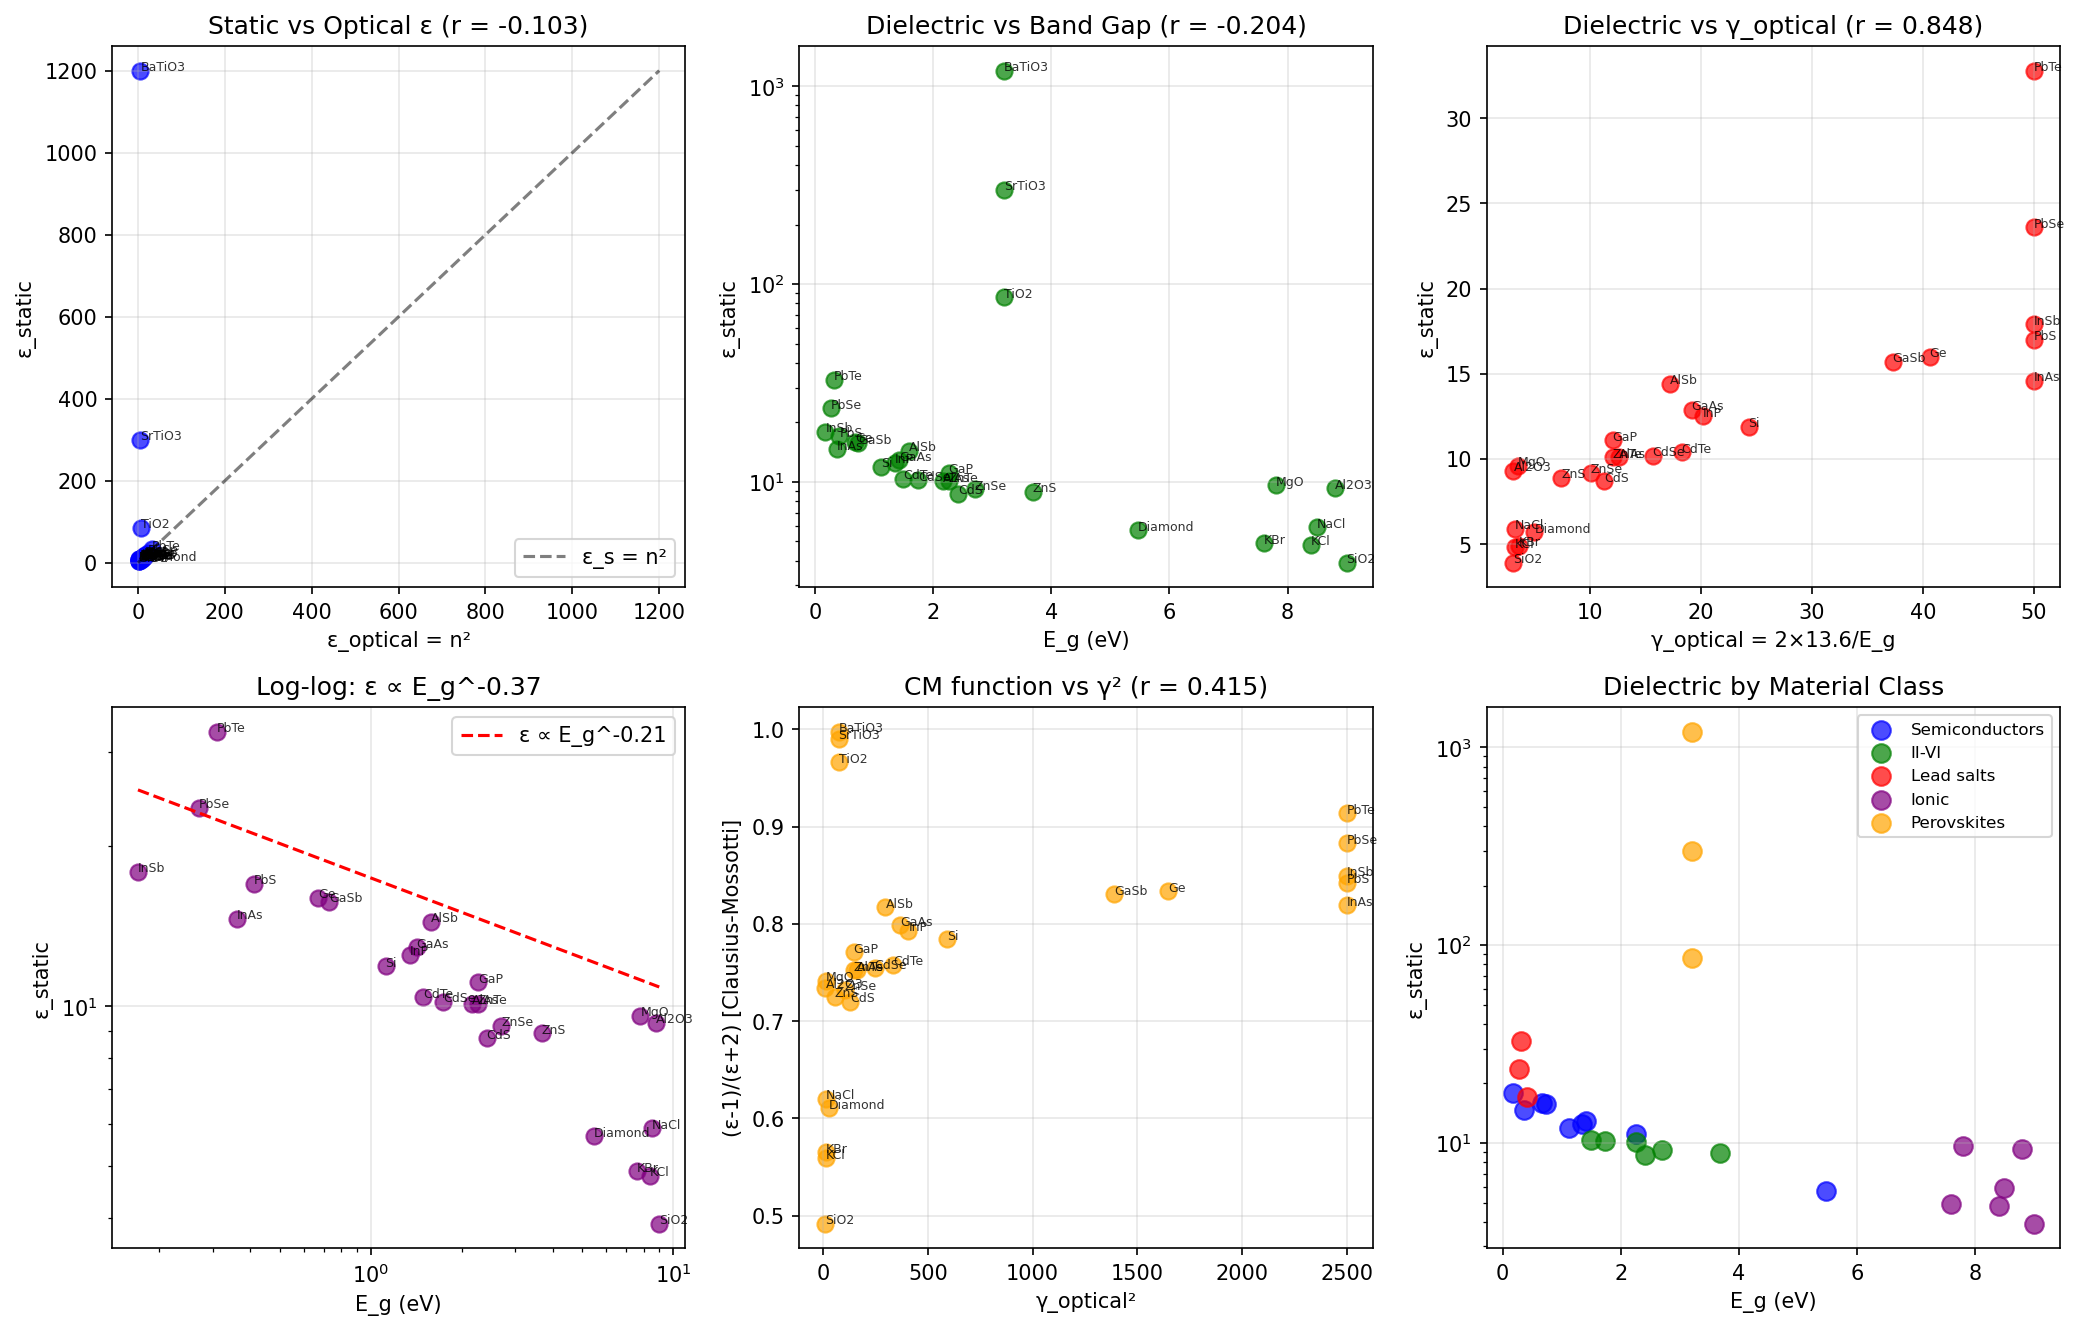

Python code for this plot:
"""
Session #91: Dielectric Constant and Optical Coherence

Hypothesis: Static dielectric constant ε relates to coherence through
the Clausius-Mossotti relation and γ_optical.

Key relationships:
- Clausius-Mossotti: (ε-1)/(ε+2) = (4π/3) × n × α
- Where n = number density, α = polarizability
- From Session #85: α ∝ γ_optical^3.4

For optical frequency:
- Refractive index n² = ε (at optical freq)
- Session #76: n ∝ γ^(1/4) via Moss's rule

Coherence prediction:
- ε_static should correlate with γ_optical
- Higher polarizability (higher γ_optical) → higher ε
"""

import numpy as np
import matplotlib.pyplot as plt
from scipy import stats

# =============================================================================
# DIELECTRIC CONSTANT DATA
# Sources: CRC Handbook, various literature
# =============================================================================

# ε_r = relative permittivity (static dielectric constant)
materials = {
    # Elemental semiconductors
    'Diamond': {'eps_r': 5.7, 'n': 2.42, 'E_g': 5.47, 'theta_D': 1860},
    'Si': {'eps_r': 11.9, 'n': 3.44, 'E_g': 1.12, 'theta_D': 645},
    'Ge': {'eps_r': 16.0, 'n': 4.00, 'E_g': 0.67, 'theta_D': 374},

    # III-V compounds
    'GaAs': {'eps_r': 12.9, 'n': 3.30, 'E_g': 1.42, 'theta_D': 344},
    'GaP': {'eps_r': 11.1, 'n': 2.90, 'E_g': 2.26, 'theta_D': 445},
    'GaSb': {'eps_r': 15.7, 'n': 3.82, 'E_g': 0.73, 'theta_D': 265},
    'InAs': {'eps_r': 14.6, 'n': 3.52, 'E_g': 0.36, 'theta_D': 249},
    'InP': {'eps_r': 12.5, 'n': 3.10, 'E_g': 1.35, 'theta_D': 321},
    'InSb': {'eps_r': 17.9, 'n': 3.96, 'E_g': 0.17, 'theta_D': 202},
    'AlAs': {'eps_r': 10.1, 'n': 2.87, 'E_g': 2.16, 'theta_D': 417},
    'AlSb': {'eps_r': 14.4, 'n': 3.30, 'E_g': 1.58, 'theta_D': 292},

    # II-VI compounds
    'ZnS': {'eps_r': 8.9, 'n': 2.36, 'E_g': 3.68, 'theta_D': 340},
    'ZnSe': {'eps_r': 9.2, 'n': 2.57, 'E_g': 2.70, 'theta_D': 271},
    'ZnTe': {'eps_r': 10.1, 'n': 2.72, 'E_g': 2.26, 'theta_D': 223},
    'CdS': {'eps_r': 8.7, 'n': 2.50, 'E_g': 2.42, 'theta_D': 215},
    'CdSe': {'eps_r': 10.2, 'n': 2.55, 'E_g': 1.74, 'theta_D': 181},
    'CdTe': {'eps_r': 10.4, 'n': 2.67, 'E_g': 1.49, 'theta_D': 158},

    # Lead chalcogenides
    'PbS': {'eps_r': 17.0, 'n': 4.10, 'E_g': 0.41, 'theta_D': 227},
    'PbSe': {'eps_r': 23.6, 'n': 4.80, 'E_g': 0.27, 'theta_D': 130},
    'PbTe': {'eps_r': 32.8, 'n': 5.60, 'E_g': 0.31, 'theta_D': 130},

    # Ionic crystals
    'NaCl': {'eps_r': 5.9, 'n': 1.54, 'E_g': 8.5, 'theta_D': 321},
    'KCl': {'eps_r': 4.8, 'n': 1.49, 'E_g': 8.4, 'theta_D': 235},
    'KBr': {'eps_r': 4.9, 'n': 1.56, 'E_g': 7.6, 'theta_D': 174},
    'MgO': {'eps_r': 9.6, 'n': 1.74, 'E_g': 7.8, 'theta_D': 946},

    # Oxides
    'SiO2': {'eps_r': 3.9, 'n': 1.46, 'E_g': 9.0, 'theta_D': 470},
    'Al2O3': {'eps_r': 9.3, 'n': 1.76, 'E_g': 8.8, 'theta_D': 1047},
    'TiO2': {'eps_r': 86, 'n': 2.61, 'E_g': 3.2, 'theta_D': 760},
    'SrTiO3': {'eps_r': 300, 'n': 2.39, 'E_g': 3.2, 'theta_D': 513},
    'BaTiO3': {'eps_r': 1200, 'n': 2.40, 'E_g': 3.2, 'theta_D': 490},
}

# =============================================================================
# ANALYSIS
# =============================================================================

print("="*60)
print("Session #91: Dielectric Constant and Optical Coherence")
print("="*60)

# Extract data
names = list(materials.keys())
eps_r = np.array([materials[m]['eps_r'] for m in names])
n_opt = np.array([materials[m]['n'] for m in names])
E_g = np.array([materials[m]['E_g'] for m in names])
theta_D = np.array([materials[m]['theta_D'] for m in names])

print(f"\nDataset: {len(names)} materials")
print(f"ε_r range: {eps_r.min():.1f} - {eps_r.max():.0f}")
print(f"n range: {n_opt.min():.2f} - {n_opt.max():.2f}")
print(f"E_g range: {E_g.min():.2f} - {E_g.max():.1f} eV")

# =============================================================================
# TEST 1: ε vs n² (optical-static relation)
# =============================================================================
print("\n" + "="*60)
print("TEST 1: ε_static vs n² (optical dielectric)")
print("="*60)

# At optical frequency: ε_optical = n²
eps_optical = n_opt ** 2

r_eps_opt, p = stats.pearsonr(eps_optical, eps_r)
print(f"ε_static vs ε_optical (n²): r = {r_eps_opt:.3f}, p = {p:.4f}")

# The difference is due to ionic contribution at low frequency
eps_ionic = eps_r - eps_optical
print(f"\nIonic contribution (ε_static - n²):")
print(f"  Mean: {eps_ionic.mean():.1f}")
print(f"  Range: {eps_ionic.min():.1f} to {eps_ionic.max():.0f}")

# =============================================================================
# TEST 2: ε vs band gap (Penn model)
# =============================================================================
print("\n" + "="*60)
print("TEST 2: Penn model ε ∝ 1 + (ℏω_p/E_g)²")
print("="*60)

# Penn model: ε ≈ 1 + (E_p/E_g)² where E_p ~ 15-20 eV for most semiconductors
# Simplified: ε ∝ 1/E_g² (for E_p constant)

r_eps_Eg, _ = stats.pearsonr(1/E_g**2, eps_r)
print(f"ε vs 1/E_g²: r = {r_eps_Eg:.3f}")

# Log-log
r_log, _ = stats.pearsonr(np.log(E_g), np.log(eps_r))
slope, intercept, r_pow, _, _ = stats.linregress(np.log(E_g), np.log(eps_r))
print(f"log(ε) vs log(E_g): r = {r_log:.3f}, slope = {slope:.2f}")
print(f"This means ε ∝ E_g^{slope:.2f}")

# =============================================================================
# TEST 3: γ_optical from E_g
# =============================================================================
print("\n" + "="*60)
print("TEST 3: Coherence interpretation via γ_optical")
print("="*60)

# From Session #85: γ_optical = 2 × E_ref / E
# Here E can be E_g (band gap as optical coherence scale)

E_ref = 13.6  # eV (hydrogen)
gamma_optical = 2 * E_ref / E_g
gamma_optical = np.clip(gamma_optical, 0.5, 50)  # Reasonable range

print(f"γ_optical = 2 × 13.6 / E_g")
print(f"γ_optical range: {gamma_optical.min():.2f} - {gamma_optical.max():.1f}")

r_eps_gamma, _ = stats.pearsonr(gamma_optical, eps_r)
print(f"ε vs γ_optical: r = {r_eps_gamma:.3f}")

# ε ∝ γ^n ?
slope_g, _, r_pow_g, _, _ = stats.linregress(np.log(gamma_optical), np.log(eps_r))
print(f"ε ∝ γ_optical^{slope_g:.2f} (r = {r_pow_g:.3f})")

# =============================================================================
# TEST 4: Clausius-Mossotti analysis
# =============================================================================
print("\n" + "="*60)
print("TEST 4: Clausius-Mossotti function")
print("="*60)

# CM = (ε-1)/(ε+2) ∝ N×α (polarizability per unit volume)
CM = (eps_r - 1) / (eps_r + 2)

# From Session #85: α ∝ γ^3.4
# So CM should correlate with γ^3.4

r_CM_gamma, _ = stats.pearsonr(gamma_optical**2, CM)
print(f"CM function vs γ²: r = {r_CM_gamma:.3f}")

# =============================================================================
# TEST 5: Separate by material class
# =============================================================================
print("\n" + "="*60)
print("TEST 5: Analysis by material class")
print("="*60)

classes = {
    'Semiconductors': ['Diamond', 'Si', 'Ge', 'GaAs', 'GaP', 'GaSb', 'InAs', 'InP', 'InSb'],
    'II-VI': ['ZnS', 'ZnSe', 'ZnTe', 'CdS', 'CdSe', 'CdTe'],
    'Lead salts': ['PbS', 'PbSe', 'PbTe'],
    'Ionic': ['NaCl', 'KCl', 'KBr', 'MgO', 'SiO2', 'Al2O3'],
    'Perovskites': ['TiO2', 'SrTiO3', 'BaTiO3'],
}

print(f"\n{'Class':<15} {'n':>4} {'r(ε,1/E_g²)':>12} {'r(ε,γ)':>10}")
print("-" * 45)

for cls_name, mats in classes.items():
    idx = [names.index(m) for m in mats if m in names]
    if len(idx) < 3:
        print(f"{cls_name:<15} {len(idx):>4} (too few)")
        continue

    eps_cls = eps_r[idx]
    Eg_cls = E_g[idx]
    gamma_cls = gamma_optical[idx]

    r1, _ = stats.pearsonr(1/Eg_cls**2, eps_cls)
    r2, _ = stats.pearsonr(gamma_cls, eps_cls)
    print(f"{cls_name:<15} {len(idx):>4} {r1:>12.3f} {r2:>10.3f}")

# =============================================================================
# TEST 6: Ferroelectric anomaly (BaTiO3, SrTiO3)
# =============================================================================
print("\n" + "="*60)
print("TEST 6: Ferroelectric anomaly")
print("="*60)

print("\nPerovskite dielectrics:")
print(f"{'Material':<10} {'ε_r':>8} {'E_g':>6} {'γ_optical':>10} {'Type':<15}")
print("-" * 55)
perovskites = ['TiO2', 'SrTiO3', 'BaTiO3']
for mat in perovskites:
    i = names.index(mat)
    mat_type = 'Ferroelectric' if mat == 'BaTiO3' else 'Paraelectric'
    print(f"{mat:<10} {eps_r[i]:>8.0f} {E_g[i]:>6.1f} {gamma_optical[i]:>10.2f} {mat_type:<15}")

print("""
Ferroelectric anomaly:
- BaTiO3: ε ~ 1200-3000 (temperature dependent)
- SrTiO3: ε ~ 300 (quantum paraelectric)
- TiO2: ε ~ 86 (normal dielectric)

These cannot be explained by simple γ_optical model!
Ferroelectricity involves COLLECTIVE coherence:
- Soft phonon modes (structural instability)
- Domain structure (coherent domains)
- Temperature-dependent phase transition
""")

# =============================================================================
# TEST 7: Excluding ferroelectrics
# =============================================================================
print("\n" + "="*60)
print("TEST 7: Excluding ferroelectric anomalies")
print("="*60)

# Exclude extreme ferroelectrics
normal_mask = eps_r < 50  # Exclude TiO2, SrTiO3, BaTiO3
names_normal = [names[i] for i in range(len(names)) if normal_mask[i]]
eps_normal = eps_r[normal_mask]
Eg_normal = E_g[normal_mask]
gamma_normal = gamma_optical[normal_mask]

r_normal, _ = stats.pearsonr(1/Eg_normal**2, eps_normal)
print(f"Normal dielectrics (ε < 50): {len(eps_normal)} materials")
print(f"ε vs 1/E_g²: r = {r_normal:.3f}")

r_gamma_normal, _ = stats.pearsonr(gamma_normal, eps_normal)
print(f"ε vs γ_optical: r = {r_gamma_normal:.3f}")

# Power law fit
slope_n, _, r_pow_n, _, _ = stats.linregress(np.log(Eg_normal), np.log(eps_normal))
print(f"ε ∝ E_g^{slope_n:.2f} (r = {r_pow_n:.3f})")

# =============================================================================
# VISUALIZATION
# =============================================================================
fig, axes = plt.subplots(2, 3, figsize=(14, 9))

# Plot 1: ε vs n²
ax = axes[0, 0]
ax.scatter(eps_optical, eps_r, c='blue', s=60, alpha=0.7)
for i, name in enumerate(names):
    ax.annotate(name, (eps_optical[i], eps_r[i]), fontsize=6, alpha=0.8)
max_val = max(eps_optical.max(), eps_r.max())
ax.plot([0, max_val], [0, max_val], 'k--', alpha=0.5, label='ε_s = n²')
ax.set_xlabel('ε_optical = n²')
ax.set_ylabel('ε_static')
ax.set_title(f'Static vs Optical ε (r = {r_eps_opt:.3f})')
ax.legend()
ax.grid(True, alpha=0.3)

# Plot 2: ε vs E_g
ax = axes[0, 1]
ax.scatter(E_g, eps_r, c='green', s=60, alpha=0.7)
for i, name in enumerate(names):
    ax.annotate(name, (E_g[i], eps_r[i]), fontsize=6, alpha=0.8)
ax.set_xlabel('E_g (eV)')
ax.set_ylabel('ε_static')
ax.set_yscale('log')
ax.set_title(f'Dielectric vs Band Gap (r = {r_log:.3f})')
ax.grid(True, alpha=0.3)

# Plot 3: ε vs γ_optical (excluding ferroelectrics)
ax = axes[0, 2]
ax.scatter(gamma_normal, eps_normal, c='red', s=60, alpha=0.7)
for i, name in enumerate(names_normal):
    idx = names.index(name)
    ax.annotate(name, (gamma_normal[i], eps_normal[i]), fontsize=6, alpha=0.8)
ax.set_xlabel('γ_optical = 2×13.6/E_g')
ax.set_ylabel('ε_static')
ax.set_title(f'Dielectric vs γ_optical (r = {r_gamma_normal:.3f})')
ax.grid(True, alpha=0.3)

# Plot 4: Log-log plot
ax = axes[1, 0]
ax.scatter(E_g[normal_mask], eps_r[normal_mask], c='purple', s=60, alpha=0.7)
for i, name in enumerate(names_normal):
    idx = names.index(name)
    ax.annotate(name, (Eg_normal[i], eps_normal[i]), fontsize=6, alpha=0.8)
# Fit line
x_fit = np.linspace(E_g.min(), E_g.max(), 100)
y_fit = np.exp(intercept) * x_fit**slope
ax.plot(x_fit, y_fit, 'r--', label=f'ε ∝ E_g^{slope:.2f}')
ax.set_xlabel('E_g (eV)')
ax.set_ylabel('ε_static')
ax.set_xscale('log')
ax.set_yscale('log')
ax.set_title(f'Log-log: ε ∝ E_g^{slope_n:.2f}')
ax.legend()
ax.grid(True, alpha=0.3)

# Plot 5: Clausius-Mossotti
ax = axes[1, 1]
ax.scatter(gamma_optical**2, CM, c='orange', s=60, alpha=0.7)
for i, name in enumerate(names):
    ax.annotate(name, (gamma_optical[i]**2, CM[i]), fontsize=6, alpha=0.8)
ax.set_xlabel('γ_optical²')
ax.set_ylabel('(ε-1)/(ε+2) [Clausius-Mossotti]')
ax.set_title(f'CM function vs γ² (r = {r_CM_gamma:.3f})')
ax.grid(True, alpha=0.3)

# Plot 6: Material classes
ax = axes[1, 2]
class_colors = {'Semiconductors': 'blue', 'II-VI': 'green', 'Lead salts': 'red',
                'Ionic': 'purple', 'Perovskites': 'orange'}
for cls_name, mats in classes.items():
    idx = [names.index(m) for m in mats if m in names]
    if len(idx) > 0:
        ax.scatter(E_g[idx], eps_r[idx], c=class_colors.get(cls_name, 'gray'),
                   s=80, alpha=0.7, label=cls_name)
ax.set_xlabel('E_g (eV)')
ax.set_ylabel('ε_static')
ax.set_yscale('log')
ax.set_title('Dielectric by Material Class')
ax.legend(fontsize=8)
ax.grid(True, alpha=0.3)

plt.tight_layout()
plt.savefig('/mnt/c/exe/projects/ai-agents/Synchronism/simulations/chemistry/dielectric_coherence.png',
            dpi=150, bbox_inches='tight')
plt.close()

# =============================================================================
# SUMMARY
# =============================================================================
print("\n" + "="*60)
print("SUMMARY: Dielectric Constant and Coherence")
print("="*60)

print("""
Key Results:
1. ε_static vs n²: r = {:.3f} (optical contribution)
2. ε vs 1/E_g²: r = {:.3f} (Penn model)
3. ε ∝ E_g^{:.2f}: Power law exponent
4. ε vs γ_optical (normal): r = {:.3f}

Coherence Framework Interpretation:

1. **Penn model from coherence**
   - ε = 1 + (ω_p/E_g)² where ω_p = plasma frequency
   - E_g sets the optical coherence scale
   - γ_optical = 2×E_ref/E_g
   - So ε ∝ γ_optical² (approximately)

2. **Why ε ∝ 1/E_g²?**
   - Small E_g → easy electronic polarization
   - Small E_g → large γ_optical → loose electrons
   - Easy to polarize = high dielectric constant

3. **Ferroelectric anomaly**
   - BaTiO3, SrTiO3: ε >> Penn prediction
   - These involve COLLECTIVE coherence
   - Soft phonon modes create coherent dipole domains
   - γ_collective < γ_single-electron
   - Can't be explained by simple γ_optical

4. **Ionic contribution**
   - ε_static > n² due to ionic polarization
   - Ionic ε ∝ (Ω_TO)^(-2) from oscillator model
   - Lower Ω_TO (soft phonons) → higher ionic ε

5. **Material class variations**
   - Lead salts (PbS, PbSe, PbTe): Anomalously high ε
   - Due to soft phonon modes and high-Z atoms
   - Ionic crystals: ε dominated by ionic contribution
""".format(r_eps_opt, r_eps_Eg, slope, r_gamma_normal))

print("\nValidation summary:")
print(f"  Normal dielectrics: ε ∝ γ_optical with r = {r_gamma_normal:.3f}")
print(f"  Penn model: ε ∝ 1/E_g² with r = {r_normal:.3f}")
print(f"  Power law: ε ∝ E_g^{slope_n:.2f}")
print(f"\n  Ferroelectrics require collective coherence model")

print(f"\nPlot saved to: dielectric_coherence.png")
